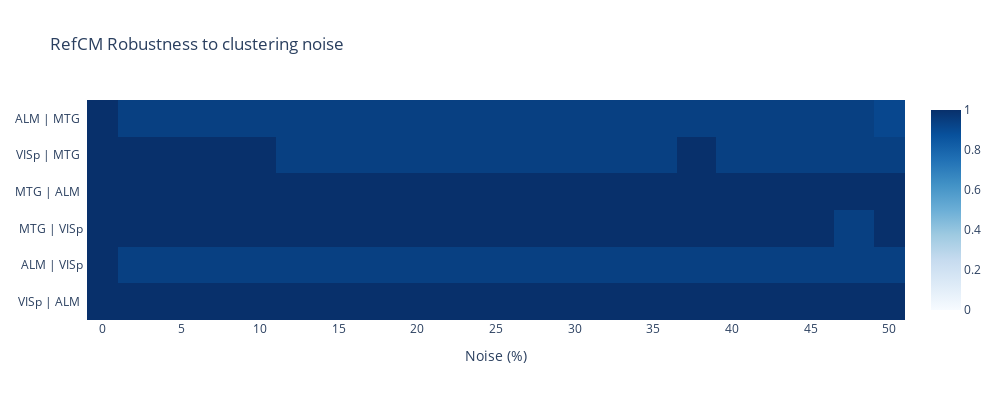

Source (notebook cell):
### Code cell
x_labels = [round(e*100) for e in epsilons]

fig = plot_perf(res, 'RefCM', x_labels, 'RefCM Robustness to clustering noise', 'Noise (%)', dtick=5)
fig.show()
fig.write_image(f"noise/RefCM_cnoise.png", scale=4)

### Figure 1 — Plotly figure (JSON) as saved in the notebook; plotly's stock layout.template omitted (floating-point values rounded to 4 significant figures)
{"data": [{"coloraxis": "coloraxis", "hovertemplate": "Noise (%): %{x}<br>y: %{y}<br>color: %{z}<extra></extra>", "name": "0", "type": "heatmap", "x": [0, 2, 5, 8, 10, 12, 15, 18, 20, 22, 25, 28, 30, 32, 35, 38, 40, 42, 45, 48, 50], "xaxis": "x", "y": [" ALM | MTG  ", "VISp | MTG  ", " MTG | ALM  ", " MTG | VISp ", " ALM | VISp ", "VISp | ALM  "], "yaxis": "y", "z": [[1, 0.9412, 0.9412, 0.9412, 0.9412, 0.9412, 0.9412, 0.9412, 0.9412, 0.9412, 0.9412, 0.9412, 0.9412, 0.9412, 0.9412, 0.9412, 0.9412, 0.9412, 0.9412, 0.9412, 0.9118], [1, 1, 1, 1, 1, 0.9412, 0.9412, 0.9412, 0.9412, 0.9412, 0.9412, 0.9412, 0.9412, 0.9412, 0.9412, 1, 0.9412, 0.9412, 0.9412, 0.9412, 0.9412], [1, 1, 1, 1, 1, 1, 1, 1, 1, 1, 1, 1, 1, 1, 1, 1, 1, 1, 1, 1, 1], [1, 1, 1, 1, 1, 1, 1, 1, 1, 1, 1, 1, 1, 1, 1, 1, 1, 1, 1, 0.9412, 1], [1, 0.9412, 0.9412, 0.9412, 0.9412, 0.9412, 0.9412, 0.9412, 0.9412, 0.9412, 0.9412, 0.9412, 0.9412, 0.9412, 0.9412, 0.9412, 0.9412, 0.9412, 0.9412, 0.9412, 0.9412], [1, 1, 1, 1, 1, 1, 1, 1, 1, 1, 1, 1, 1, 1, 1, 1, 1, 1, 1, 1, 1]]}], "layout": {"coloraxis": {"cmax": 1, "cmin": 0, "colorscale": [[0, "rgb(247,251,255)"], [0.125, "rgb(222,235,247)"], [0.25, "rgb(198,219,239)"], [0.375, "rgb(158,202,225)"], [0.5, "rgb(107,174,214)"], [0.625, "rgb(66,146,198)"], [0.75, "rgb(33,113,181)"], [0.875, "rgb(8,81,156)"], [1, "rgb(8,48,107)"]]}, "height": 400, "title": {"text": "RefCM Robustness to clustering noise"}, "width": 1000, "xaxis": {"anchor": "y", "constrain": "domain", "domain": [0, 1], "dtick": 5, "scaleanchor": "y", "title": {"text": "Noise (%)"}}, "yaxis": {"anchor": "x", "autorange": "reversed", "constrain": "domain", "domain": [0, 1]}}}
